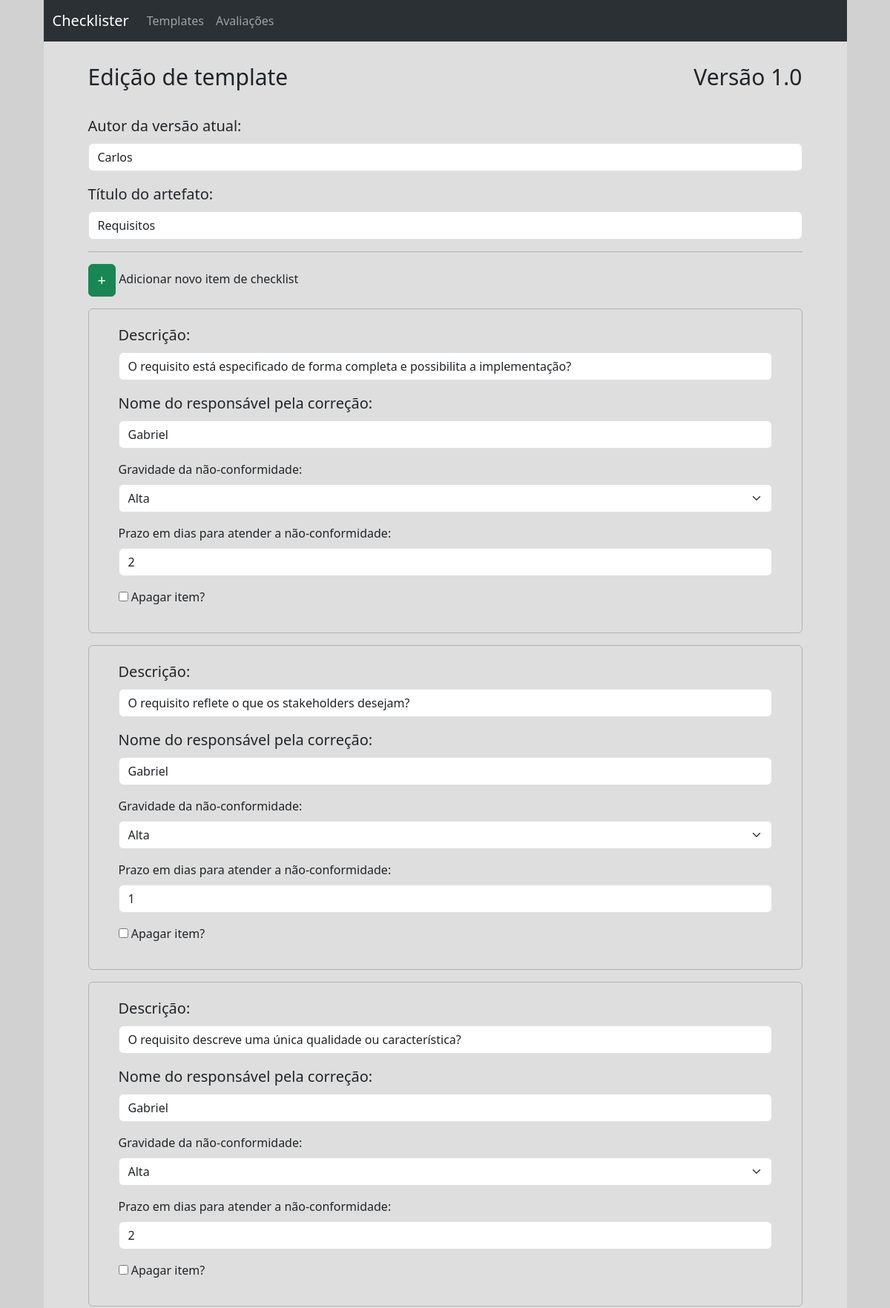
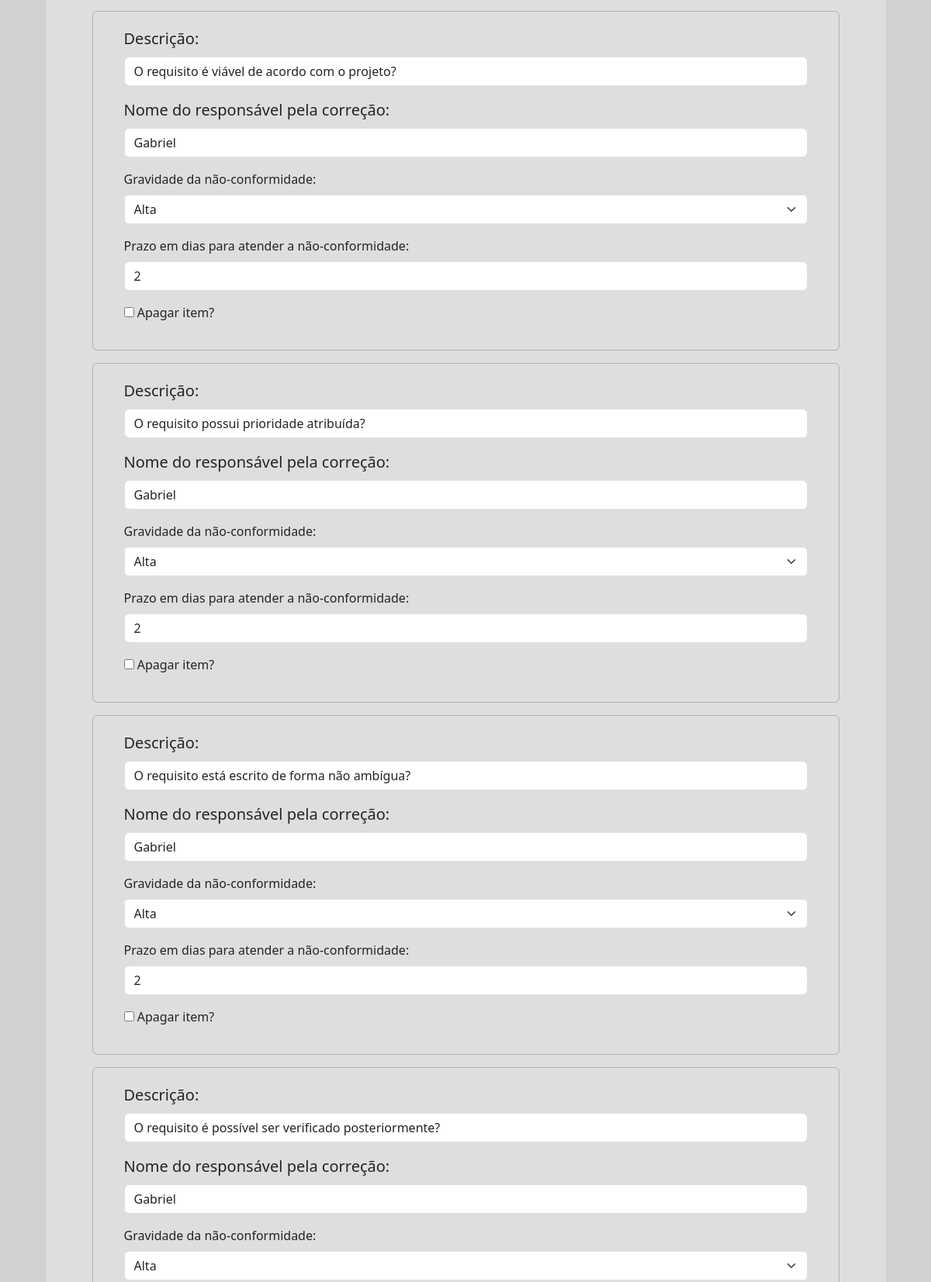
Page /paginas/pagina_edicao_template/pagina_edicao_template.php (upper part) on the committed database (2 pictures, top to bottom).
### tables this page shows
CREATE TABLE CHECKLIST(
    
    id_checklist int UNSIGNED AUTO_INCREMENT,
    titulo VARCHAR(255) NOT NULL,
    data_hora_criacao DATETIME NOT NULL,
    versao_checklist int UNSIGNED, 
    autor_versao varchar(255) NOT NULL,

    PRIMARY KEY (id_checklist, versao_checklist)
);

CREATE TABLE CHECKLIST_ITEM (

    id_checklist_item int unsigned PRIMARY KEY AUTO_INCREMENT,
    id_checklist int UNSIGNED,
    descricao VARCHAR(255) not null,
    nome_responsavel_correcao VARCHAR(255) not null,
    gravidade_nao_conformidade ENUM('Baixa', 'Média', 'Alta'),
    prazo_em_dias int,

    FOREIGN KEY(id_checklist) REFERENCES CHECKLIST(id_checklist)
);

### framework/api_checklister_framework.php (called while the page is built, shortened)
<?php
    function buscarDadosDaChecklist(int $idChecklist){
        global $conn;
        $querySelectDadosChecklist = "SELECT * FROM checklist WHERE id_checklist = " . $idChecklist;
        return mysqli_query($conn, $querySelectDadosChecklist);
    }
    function buscarCheckListItemsDaChecklist(int $idChecklist){
        global $conn;
        $querySelectTodosChecklistItems = "SELECT * FROM checklist_item WHERE id_checklist = " . $idChecklist;
        return mysqli_query($conn,$querySelectTodosChecklistItems);
    }
?>

### paginas/pagina_edicao_template/pagina_edicao_template.php (the view, shortened to what this page needs)
<?php
    $idTemplate = $_GET["idTemplate"] ?? 1;
    $template = mysqli_fetch_assoc(buscarDadosDaChecklist($idTemplate));
    $checklistItems = buscarCheckListItemsDaChecklist($idTemplate);
?>
<!DOCTYPE html>
<html lang="pt-BR">
<head>
    <link href="https://cdn.jsdelivr.net/npm/bootstrap@5.3.2/dist/css/bootstrap.min.css" rel="stylesheet">
    <link rel="stylesheet" href="./pagina_edicao_template.css">
</head>
<body class="body">
<div class="container-conteudo">
    <div class="container-titulo-versao">
        <h1 class="titulo">Edição de template</h1>
        <h1 class="versao">Versão <?= $template["versao_checklist"]?>.0</h1>
    </div>
    <form id="formCadTemplate" action="./action/editarTemplate.php" method="post" enctype="multipart/form-data">
        <hr>
        <div class="mb-3">
            <div class="mb-3">
                <button
                    type="button"
                    class="btn btn-success"
                    id="btn_novo_checklist_item"
                    name="btn_novo_checklist_item"
                    onclick="adicionarNovoChecklistItem()"
                >
                    +
                </button>
                <label for="btn_novo_checklist_item label-adicionar-novo-item">
                    <span>Adicionar novo item de checklist</span>
                </label>
            </div>
            <div id="div-insercao">
                <?php
                    $contador = 1;
                    while($checklistItem = mysqli_fetch_assoc($checklistItems)){
                        $idChecklistItem = $checklistItem["id_checklist_item"];
                        $descricao = $checklistItem["descricao"];
                        $nomeResponsavelCorrecao = $checklistItem["nome_responsavel_correcao"];
                        $gravidadeNaoConformidade = $checklistItem["gravidade_nao_conformidade"];
                        $prazoEmDias = $checklistItem["prazo_em_dias"];
                        $atributoSelectedGravidadeBaixa = ($gravidadeNaoConformidade == 'Baixa') ? 'selected' : '';
                        $atributoSelectedGravidadeMedia = ($gravidadeNaoConformidade == 'Média') ? 'selected' : '';
                        $atributoSelectedGravidadeAlta  = ($gravidadeNaoConformidade == 'Alta' ) ? 'selected' : '';
                        echo <<<END
                        <div class="container-checklist-item mb-3">
                            <input type="hidden" name="checklistItemId$contador" value="$idChecklistItem">
                            <div class="mb-3">
                                <label for="descricao$contador" class="form-label input_text_form-label">Descrição: </label>
                                <input type="text" class="form-control" id="descricao$contador" name="descricao$contador" value="$descricao" required>
                            </div>
                            <div class="mb-3">
                                <label for="nomeResponsavelCorrecao$contador" class="form-label input_text_form-label">Nome do responsável pela correção: </label>
                                <input type="text" class="form-control" id="nomeResponsavelCorrecao$contador" name="nomeResponsavelCorrecao$contador" value="$nomeResponsavelCorrecao" required>
                            </div>
                            <div class="mb-3">
                                <label for="gravidade$contador" class="form-label">Gravidade da não-conformidade:</label>
                                <select class="form-select" name="gravidade$contador" id="gravidade$contador" required>
                                    <option value="Baixa" $atributoSelectedGravidadeBaixa >Baixa</option>
                                    <option value="Média" $atributoSelectedGravidadeMedia >Média</option>
                                    <option value="Alta"  $atributoSelectedGravidadeAlta  >Alta</option>
                                </select>
                            </div>
                            <div class="mb-3">
                                <label for="prazoDias$contador" class="form-label">Prazo em dias para atender a não-conformidade:</label>
                                <input class="form-control" type="number" name="prazoDias$contador" id="prazoDias$contador" step=1 value="$prazoEmDias" required>
                            </div>
                            <div class="mb-3">
                                <input type="checkbox" name="deletar$contador">
                                <label for="deletar$contador"> Apagar item?</label>
                            </div>
                        </div>
                        END;
                        $contador++;
                    }
                ?>
            </div>
        </div>
    </form>
</div>
</body>
</html>

### paginas/pagina_edicao_template/pagina_edicao_template.css (style rules this page uses)
html { min-height: 100%; background-color: #D1D1D1; }
.btn { font-size: 20px; }
.body { margin: 0px auto 0px auto; min-height: 100vh; max-width: 1083px; background-color: #DEDEDE; }
.container-conteudo { padding: 30px 60px 0px 60px; }
.titulo { font-size: 30px; }
.container-titulo-versao { display: flex; justify-content: space-between; margin-bottom: 25px; }
.versao { font-size: 30px; }
.container-checklist-item { border: 1px solid rgb(178, 178, 178); padding: 20px 40px; border-radius: 6px; }

### rows in the picture
checklist: versao_checklist "1"
checklist_item: descricao "O requisito está especificado de forma completa e possibilita a implementação?", nome_responsavel_correcao "Gabriel", prazo_em_dias "2"
checklist_item: descricao "O requisito reflete o que os stakeholders desejam?", nome_responsavel_correcao "Gabriel", prazo_em_dias "1"
checklist_item: descricao "O requisito descreve uma única qualidade ou característica?", nome_responsavel_correcao "Gabriel", prazo_em_dias "2"
checklist_item: descricao "O requisito é viável de acordo com o projeto?", nome_responsavel_correcao "Gabriel", prazo_em_dias "2"
checklist_item: descricao "O requisito possui prioridade atribuída?", nome_responsavel_correcao "Gabriel", prazo_em_dias "2"
checklist_item: descricao "O requisito está escrito de forma não ambígua?", nome_responsavel_correcao "Gabriel", prazo_em_dias "2"
checklist_item: descricao "O requisito é possível ser verificado posteriormente?", nome_responsavel_correcao "Gabriel"

### other values in the picture
$label "Autor da versão atual: Título do artefato:"
